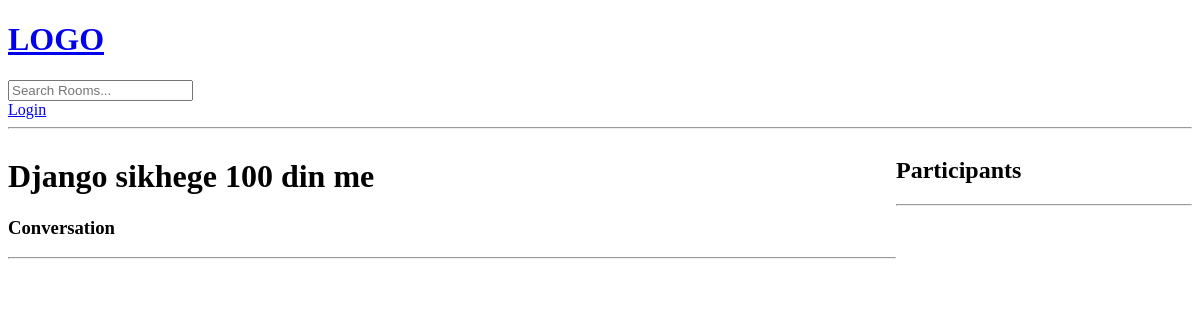
Before: /room/6/ with the older database file.
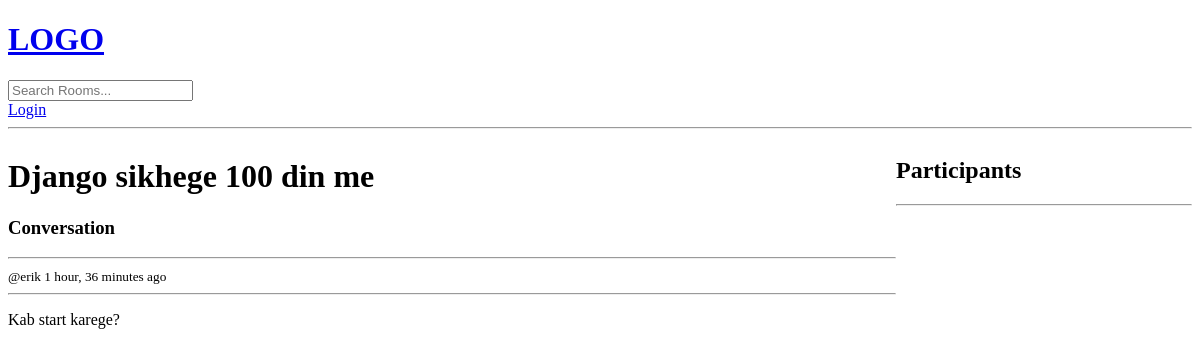
After: the same page with the newer database file.
### studyapp/models.py (models this page shows, shortened)
class Room(models.Model):
    host=models.ForeignKey(User,on_delete=models.CASCADE,null=True)
    topic=models.ForeignKey(Topic,on_delete=models.SET_NULL,null=True)
    name=models.CharField(max_length=200)
    description=models.TextField(null=True,blank=True)
    participants=models.ManyToManyField(User,related_name='participants',blank=True)
    updated=models.DateTimeField(auto_now=True)
    created=models.DateTimeField(auto_now_add=True)
    class Meta:
        ordering=['-updated','-created']

class Message(models.Model):
    user=models.ForeignKey(User,on_delete=models.CASCADE)
    room=models.ForeignKey(Room,on_delete=models.CASCADE)
    body=models.TextField()
    updated=models.DateTimeField(auto_now=True)
    created=models.DateTimeField(auto_now_add=True)

### studyapp/views.py (the view, shortened to what this page needs)
# urls.py: path('room/<str:pk>/',views.room,name='room'),
def room(request,pk):
   room=Room.objects.get(id=pk)
   participants=room.participants.all()
   room_messages=room.message_set.all().order_by('-created')  #get all the children(subset) messages of the given room
   context={'room':room,'room_messages':room_messages,'participants':participants}
   return render(request,'studyapp/room.html',context)

### studyapp/templates/studyapp/room.html (shortened to what this page needs)
{% extends 'main.html'%}
{% block content%}
<div class="room_container">
    <div>
        <h1>{{room.name}}</h1>
        <div class="comment-wrapper">
            <h3>Conversation</h3>
            <hr>
            {%for message in room_messages%}
            <div>
                <small>@{{message.user}} {{message.created | timesince}} ago</small>
                <hr>
                <p>{{message.body}}</p>
            </div>
            {%endfor%}
        </div>
    </div>
    <div>
        <h2>Participants</h2>
        <hr>
    </div>
</div>
{%endblock content%}

### templates/main.html (shortened to what this page needs)
<!DOCTYPE html>
<html lang="en">
<head>
</head>
<body>
    <h1>
        <a href="/">LOGO</a>
    </h1>
    <form action="{% url 'home'%}" method="get">
        <input type="text" name="q" placeholder="Search Rooms...">
    </form>
    {%if request.user.is_authenticated%}
    <h2>Hello {{request.user}}!</h2>
    <a href="{% url 'logout' %}">Logout</a>
    {%else%}
    <a href="{% url 'login' %}">Login</a>
    {%endif%}
    <hr>
    {% block content %}
    {%endblock content%}
</body>
</html>

### studyapp/templates/studyapp/room.html (style rules this page uses)
.room_container { display: grid; grid-template-columns: 3fr 1fr; }

Changed rows visible on the page:
added Message: user "erik", created "1 hour, 36 minutes", body "Kab start karege?"
